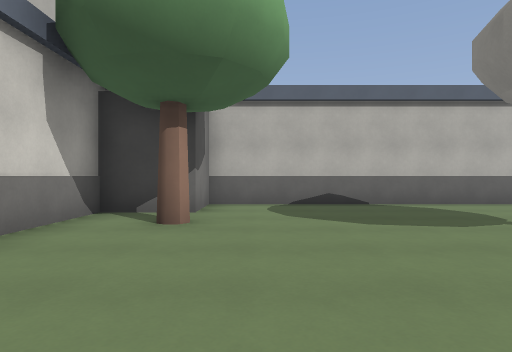
[1] (above)

24 first-person views from a walk through a level from a Godot 3-D game. The camera is 1.2 m above the floor, looks level and sees 75° across. The floor is counted in squares, 2 m on a side. Each view is taken from the middle of a square. On the plan, view 1 faces up. The plan holds only what a view shows up to about 10 squares ahead; the rest is blank. The place goes on beyond the plan. Surface patterns are stand-ins for the level's own textures.

[2]
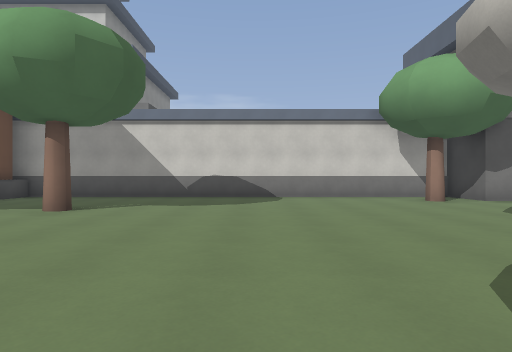

[3]
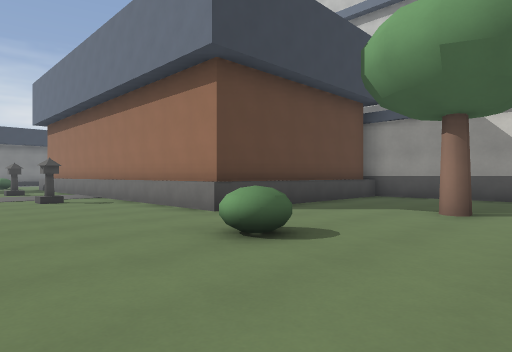

[4]
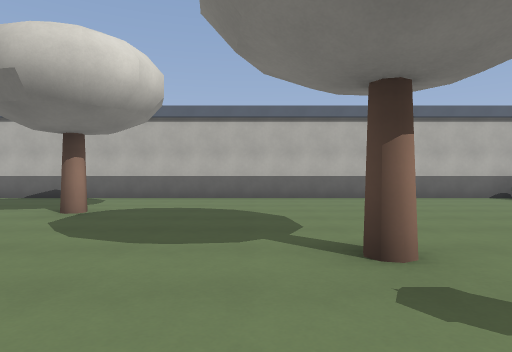

[5]
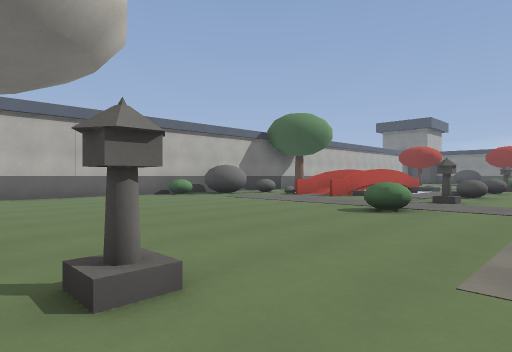

[6]
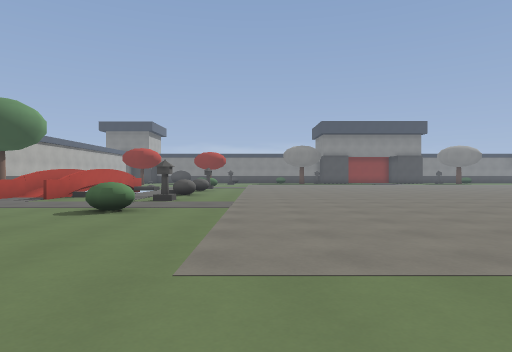

[7]
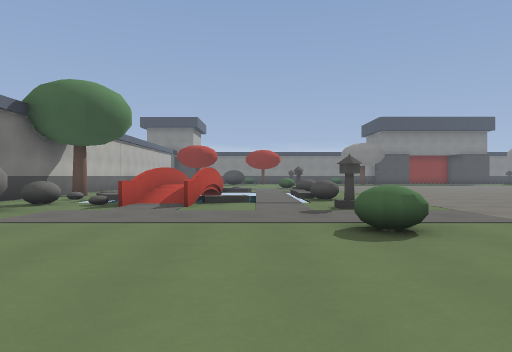

[8]
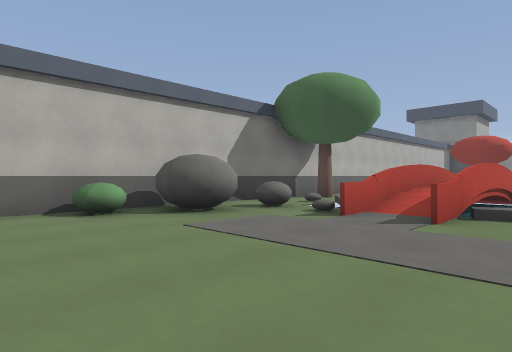

[9]
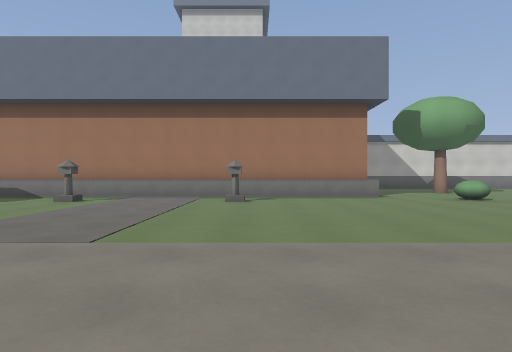

[10]
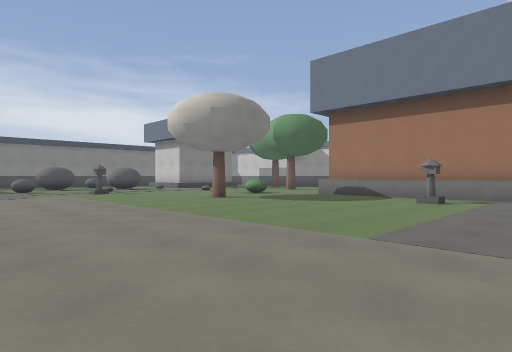

[11]
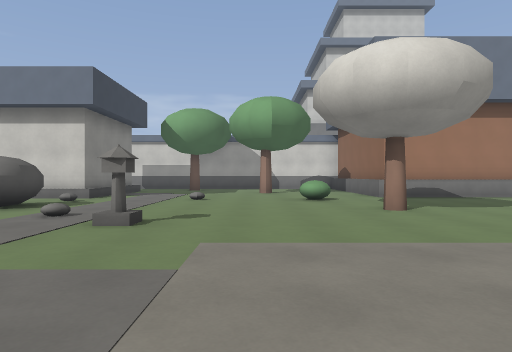

[12]
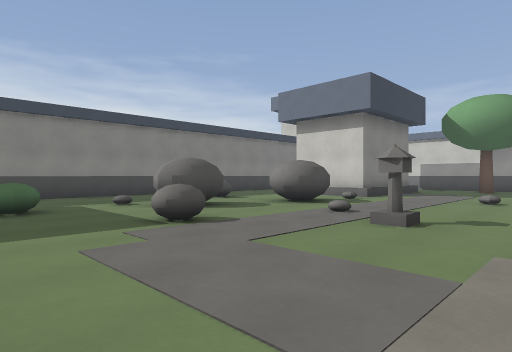

[13]
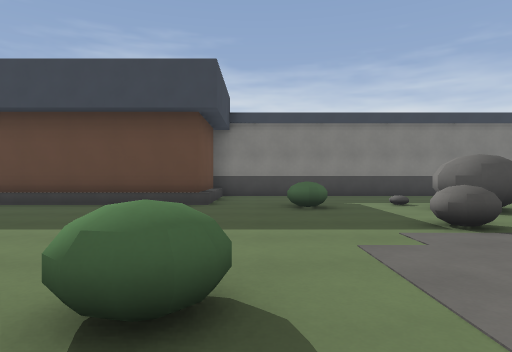

[14]
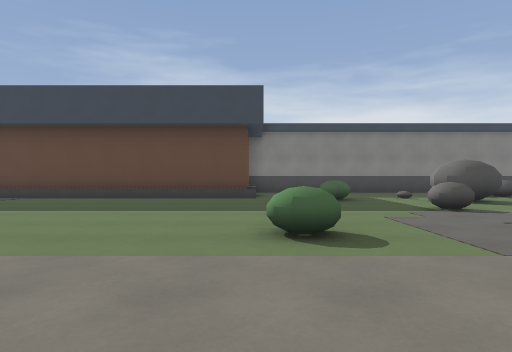

[15]
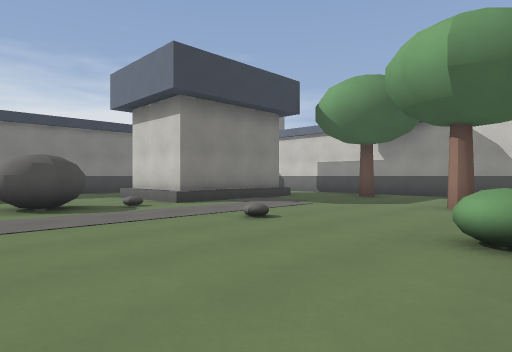

[16]
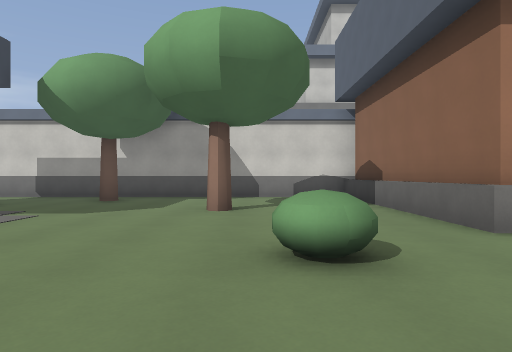

[17]
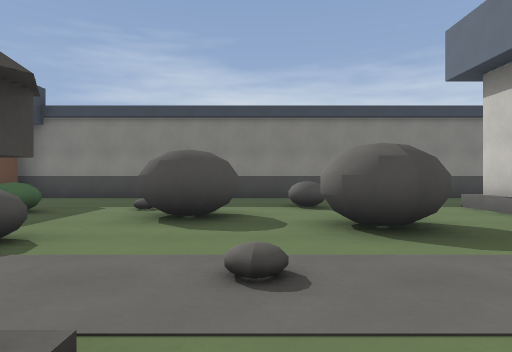

[18]
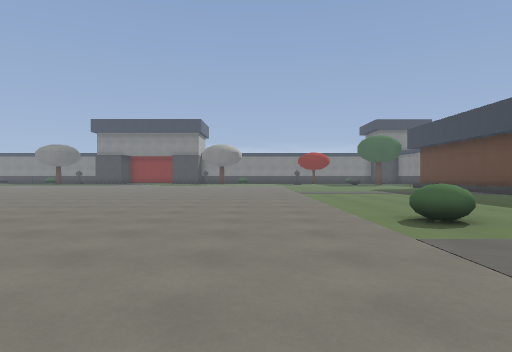

[19]
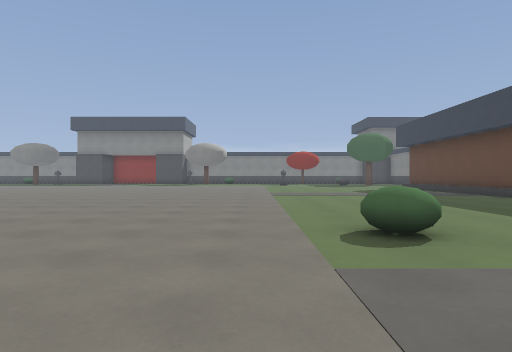

[20]
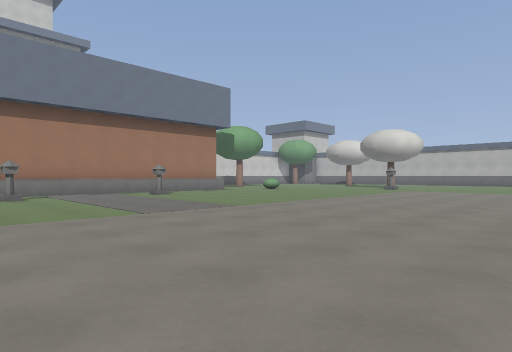

[21]
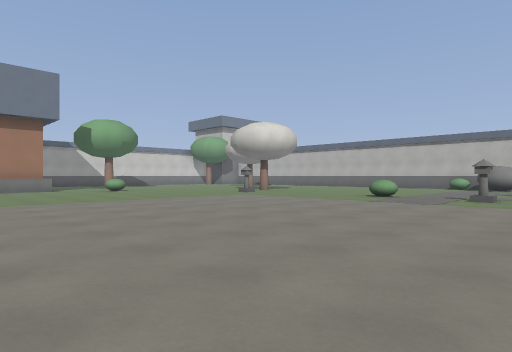

[22]
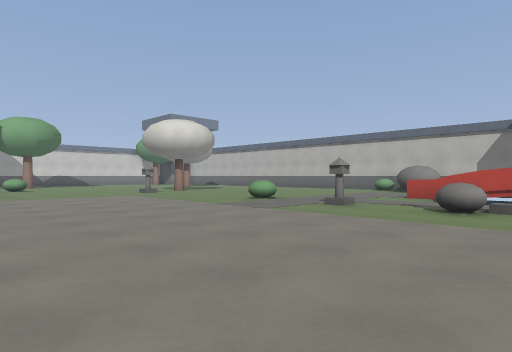

[23]
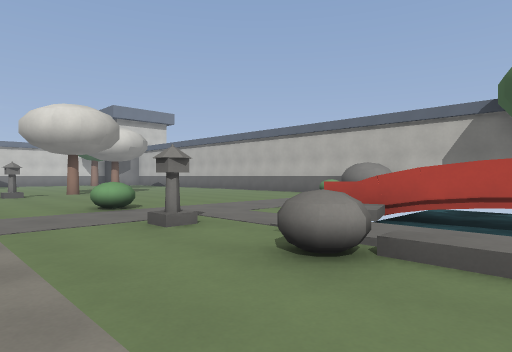

[24]
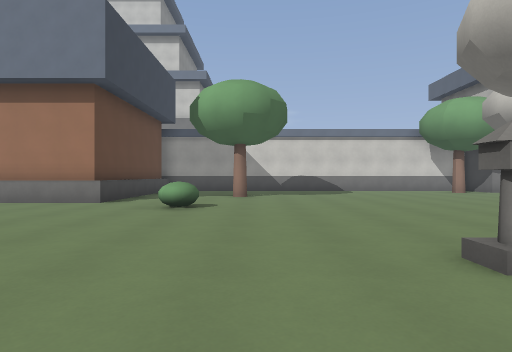

### Floor plan
Key: @ floor where view 1 was taken; # wall or solid block; x gap in a wall; . main floor; : floor 0.5 m higher than the main floor; + floor 0.75 m higher than the main floor; / step, stairs or slope; = window, fence, low wall or low ledge; ≈ water the walk keeps out of; ^ raised ledge; T pine tree; R rock; O other object.
Columns run from 3 left of view 1 to 20 right of it. Each row starts with its distance up from view 1.
  7   ###############^^^^^^^
  6 ###..............^xxR..T
  5 #...................R≈≈
  4 #.T.................=≈≈≈
  3 #......#............./++
  2 #...................==≈≈
  1 #....................≈≈≈
  0 #..@.......#.....^...≈..
 -1 #...........O....=.O..R.
 -2 #.......................
 -3 #.......................
 -4 #...T..=................
 -5 #......==...............
 -6 #.......................
 -7 #######.................
 -8       #...............
 -9       #...............
-10       #...............
-11       #.O.........
-12       #............
-13       #............
-14       #............  ..
-15       #.O.......... ....
-16       #.................
-17       #.................
-18 #######.................
-19 #  .....................
-20 #..   .=..#.............
-21 #......==...............
-22 #...T...................
-23 #...............=.......
-24 #...........O...==......
-25 #.T........:............
-26 #............RR........
-27 #.. ###//##............
-28 #.    #/....#..^........
-29       #/..R..#.^.///////
-30        ...R....../######
-31          ......../#
-32      ##  ##########

Positions as (right, up) in squares from view 1, and headings:
1: (0, 0), facing up
2: (7, 0), facing left
3: (7, -2), facing down-left
4: (7, -2), facing up
5: (8, -3), facing up-right
6: (8, -3), facing right
7: (10, 1), facing right
8: (12, 1), facing up-right
9: (13, -10), facing left
10: (13, -12), facing down-left
11: (13, -22), facing left
12: (13, -22), facing down-left
13: (13, -22), facing down
14: (14, -20), facing down
15: (8, -20), facing down-left
16: (7, -21), facing left
17: (8, -23), facing down
18: (9, -21), facing right
19: (10, -22), facing right
20: (15, -16), facing up-left
21: (18, -10), facing up-left
22: (20, -7), facing up-left
23: (20, -3), facing up-left
24: (11, -3), facing left
